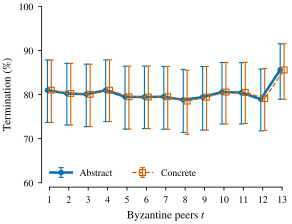

Here is the Python script that generated this plot:
"""Plot Abstract and Concrete CPA termination for edge-remover k=7."""

from pathlib import Path

import matplotlib

matplotlib.use("Agg")

import matplotlib.pyplot as plt
import numpy as np
import pandas as pd

# Report style: sized for \includegraphics[width=0.48\textwidth], serif text like LaTeX.
plt.rcParams.update(
    {
        "font.family": "serif",
        "font.serif": ["STIXGeneral", "DejaVu Serif"],
        "mathtext.fontset": "stix",
        "font.size": 8,
        "axes.labelsize": 8,
        "xtick.labelsize": 7,
        "ytick.labelsize": 7,
        "legend.fontsize": 7,
        "axes.linewidth": 0.6,
        "xtick.major.width": 0.6,
        "ytick.major.width": 0.6,
        "xtick.major.size": 2.5,
        "ytick.major.size": 2.5,
        "xtick.direction": "out",
        "ytick.direction": "out",
        "pdf.fonttype": 42,
    }
)

GRAPH_DIR = Path(__file__).resolve().parent
CSV_DIR = GRAPH_DIR.parent / "generate_csv_files"
OUTPUT = GRAPH_DIR / "k7_avg_termination.pdf"
EXPECTED_BYZANTINE_COUNTS = list(range(1, 14))
FIGURE_SIZE = (3.2, 2.4)
# Shared by k=3, 5, 7 so the panels stay comparable; lowest plotted bound is about 71%.
Y_MIN = 60
BOOTSTRAP_RESAMPLES = 10_000
BOOTSTRAP_SEED = 0
BACKENDS = {
    "Abstract": {
        "csv": "abstract_edge_remover_k7.csv",
        "metric": "avgTermination",
        "color": "#0072B2",
        "linestyle": "-",
        "marker": "o",
        "markerfacecolor": "#0072B2",
        # Drawn thicker underneath so it stays visible where Concrete overlaps it.
        "linewidth": 1.8,
        "markersize": 3.2,
        "offset": -0.1,
    },
    "Concrete": {
        "csv": "concrete_edge_remover_k7.csv",
        "metric": "avg_termination",
        "color": "#D55E00",
        "linestyle": "--",
        "marker": "s",
        "markerfacecolor": "none",
        "linewidth": 0.9,
        "markersize": 4.2,
        "offset": 0.1,
    },
}


def bootstrap_ci95(values, rng):
    """Return the 95% bootstrap interval of the mean; it stays inside the data range."""
    resampled = rng.choice(values, size=(BOOTSTRAP_RESAMPLES, len(values)), replace=True)
    low, high = np.percentile(resampled.mean(axis=1), [2.5, 97.5])
    return low, high


def summarize_backend(name, settings):
    """Load one backend and calculate its mean and 95% confidence interval."""
    path = CSV_DIR / settings["csv"]
    if not path.is_file():
        raise FileNotFoundError(f"Missing input CSV: {path}")

    frame = pd.read_csv(path)
    required = {"byzantine_count", "input_file", "experiment_index", "status", settings["metric"]}
    missing = required.difference(frame.columns)
    if missing:
        raise ValueError(f"{path.name} is missing columns: {sorted(missing)}")
    if frame.empty:
        raise ValueError(f"{path.name} contains no test rows")
    if not frame["status"].eq("success").all():
        failures = int((frame["status"] != "success").sum())
        raise ValueError(f"{path.name} contains {failures} unsuccessful test rows")

    frame["byzantine_count"] = pd.to_numeric(
        frame["byzantine_count"], errors="raise"
    ).astype(int)
    frame[settings["metric"]] = pd.to_numeric(frame[settings["metric"]], errors="raise")
    observed = sorted(frame["byzantine_count"].unique().tolist())
    if observed != EXPECTED_BYZANTINE_COUNTS:
        raise ValueError(
            f"{path.name} has Byzantine counts {observed}; "
            f"expected {EXPECTED_BYZANTINE_COUNTS}"
        )
    if not frame[settings["metric"]].between(0.0, 100.0).all():
        raise ValueError(f"{path.name} contains termination values outside 0--100%")

    rng = np.random.default_rng(BOOTSTRAP_SEED)
    rows = []
    for byzantine_count, group in frame.groupby("byzantine_count"):
        # The 10 tests of one experiment are near-identical, so average them first and
        # bootstrap over experiments; bootstrapping over tests would overstate precision.
        values = (
            group.groupby(["input_file", "experiment_index"])[settings["metric"]]
            .mean()
            .to_numpy()
        )
        low, high = bootstrap_ci95(values, rng)
        rows.append(
            {
                "byzantine_count": byzantine_count,
                "experiments": len(values),
                "mean": values.mean(),
                "ci_low": low,
                "ci_high": high,
            }
        )
    summary = pd.DataFrame(rows).set_index("byzantine_count")
    print(f"\n{name}: {len(frame)} successful test rows")
    print(summary.round(3).to_string())
    return summary


def plot_termination(summaries):
    lowest = min(summary["ci_low"].min() for summary in summaries.values())
    if lowest < Y_MIN:
        raise ValueError(f"Lowest interval bound {lowest:.1f}% falls below the {Y_MIN}% axis floor")

    figure, axis = plt.subplots(figsize=FIGURE_SIZE)

    for name, summary in summaries.items():
        settings = BACKENDS[name]
        # Shift each backend slightly sideways so overlapping error bars stay visible.
        positions = summary.index.to_numpy(dtype=float) + settings["offset"]
        axis.errorbar(
            positions,
            summary["mean"],
            yerr=[summary["mean"] - summary["ci_low"], summary["ci_high"] - summary["mean"]],
            color=settings["color"],
            linestyle=settings["linestyle"],
            marker=settings["marker"],
            markerfacecolor=settings["markerfacecolor"],
            linewidth=settings["linewidth"],
            markersize=settings["markersize"],
            markeredgewidth=0.8,
            elinewidth=0.8,
            capsize=1.8,
            capthick=0.8,
            label=name,
        )

    axis.set_ylim(Y_MIN - 1, 101)
    axis.set_yticks(range(Y_MIN, 101, 10))
    axis.set_xticks(EXPECTED_BYZANTINE_COUNTS)
    axis.set_xlim(EXPECTED_BYZANTINE_COUNTS[0] - 0.4, EXPECTED_BYZANTINE_COUNTS[-1] + 0.4)
    axis.set_ylabel("Termination (%)")
    axis.set_xlabel("Byzantine peers $t$")
    axis.spines["top"].set_visible(False)
    axis.spines["right"].set_visible(False)
    axis.spines["left"].set_bounds(Y_MIN, 100)
    axis.spines["bottom"].set_bounds(EXPECTED_BYZANTINE_COUNTS[0], EXPECTED_BYZANTINE_COUNTS[-1])
    axis.legend(frameon=False, loc="lower left", ncol=2, handlelength=2.2)

    figure.savefig(
        OUTPUT,
        format="pdf",
        bbox_inches="tight",
        pad_inches=0.02,
        metadata={"Date": None},
    )
    plt.close(figure)
    print(f"\nSaved {OUTPUT}")


def main():
    summaries = {
        name: summarize_backend(name, settings) for name, settings in BACKENDS.items()
    }
    plot_termination(summaries)


if __name__ == "__main__":
    main()
